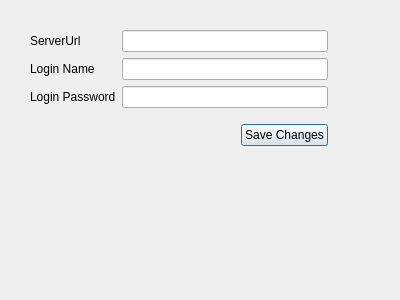
<?xml version="1.0" encoding="UTF-8"?>
<ui version="4.0">
 <class>SettingsDialog</class>
 <widget class="QDialog" name="SettingsDialog">
  <property name="geometry">
   <rect>
    <x>0</x>
    <y>0</y>
    <width>400</width>
    <height>300</height>
   </rect>
  </property>
  <property name="windowTitle">
   <string>Dialog</string>
  </property>
  <widget class="QWidget" name="">
   <property name="geometry">
    <rect>
     <x>30</x>
     <y>30</y>
     <width>298</width>
     <height>116</height>
    </rect>
   </property>
   <layout class="QVBoxLayout" name="verticalLayout">
    <item>
     <layout class="QFormLayout" name="formLayout">
      <item row="0" column="0">
       <widget class="QLabel" name="labelServerUrl">
        <property name="text">
         <string>&lt;html&gt;&lt;head/&gt;&lt;body&gt;&lt;p&gt;ServerUrl&lt;/p&gt;&lt;/body&gt;&lt;/html&gt;</string>
        </property>
       </widget>
      </item>
      <item row="0" column="1">
       <widget class="QLineEdit" name="lineEditServerUrl"/>
      </item>
      <item row="1" column="0">
       <widget class="QLabel" name="labelLoginName">
        <property name="text">
         <string>&lt;html&gt;&lt;head/&gt;&lt;body&gt;&lt;p&gt;Login Name&lt;/p&gt;&lt;/body&gt;&lt;/html&gt;</string>
        </property>
       </widget>
      </item>
      <item row="1" column="1">
       <widget class="QLineEdit" name="lineEditLoginName"/>
      </item>
      <item row="2" column="0">
       <widget class="QLabel" name="labelPassword">
        <property name="text">
         <string>&lt;html&gt;&lt;head/&gt;&lt;body&gt;&lt;p&gt;Login Password&lt;/p&gt;&lt;/body&gt;&lt;/html&gt;</string>
        </property>
       </widget>
      </item>
      <item row="2" column="1">
       <widget class="QLineEdit" name="lineEditPassword"/>
      </item>
     </layout>
    </item>
    <item>
     <layout class="QHBoxLayout" name="horizontalLayout">
      <item>
       <spacer name="horizontalSpacer">
        <property name="orientation">
         <enum>Qt::Horizontal</enum>
        </property>
        <property name="sizeHint" stdset="0">
         <size>
          <width>208</width>
          <height>20</height>
         </size>
        </property>
       </spacer>
      </item>
      <item>
       <widget class="QPushButton" name="pushButton">
        <property name="text">
         <string>Save Changes</string>
        </property>
       </widget>
      </item>
     </layout>
    </item>
   </layout>
  </widget>
 </widget>
 <resources/>
 <connections/>
</ui>
